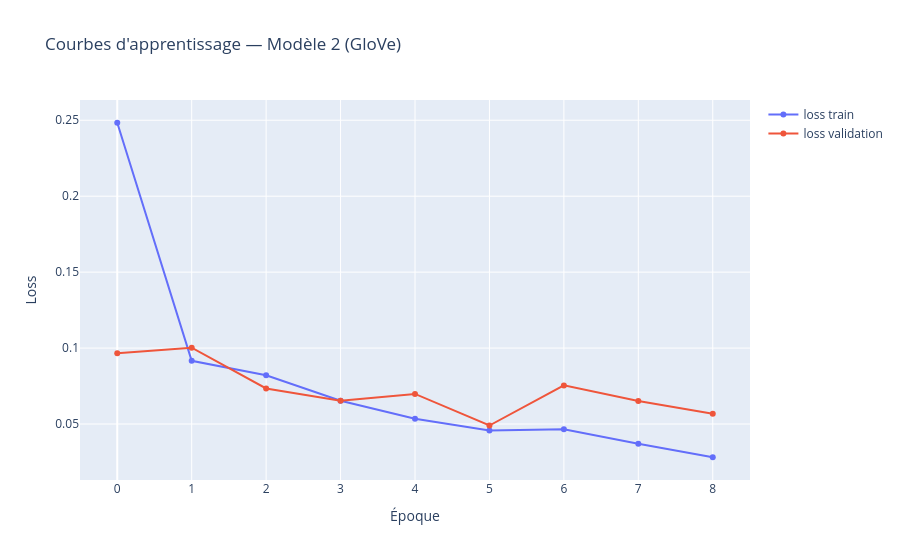

This figure's notebook cell:
### Code cell
fig = go.Figure()
fig.add_trace(go.Scatter(y=history_glove.history["loss"], name="loss train"))
fig.add_trace(go.Scatter(y=history_glove.history["val_loss"], name="loss validation"))
fig.update_layout(title="Courbes d'apprentissage — Modèle 2 (GloVe)",
                  xaxis_title="Époque", yaxis_title="Loss")
fig.show()

### Figure 1 — Plotly figure (JSON) as saved in the notebook; plotly's stock layout.template omitted (floating-point values rounded to 4 significant figures)
{"data": [{"name": "loss train", "type": "scatter", "y": [0.2483, 0.09162, 0.08207, 0.06529, 0.05349, 0.04572, 0.04661, 0.03699, 0.02814]}, {"name": "loss validation", "type": "scatter", "y": [0.0966, 0.1002, 0.07341, 0.06538, 0.06982, 0.04903, 0.07545, 0.06517, 0.05684]}], "layout": {"title": {"text": "Courbes d'apprentissage — Modèle 2 (GloVe)"}, "xaxis": {"title": {"text": "Époque"}}, "yaxis": {"title": {"text": "Loss"}}}}
